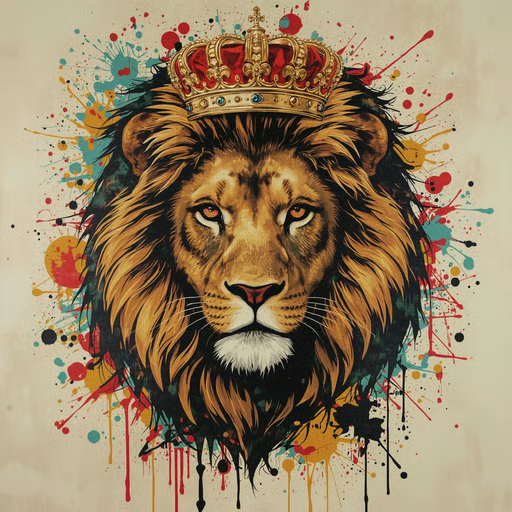
#> input picture 3401/image/lena.jpg, 512 x 512 px, given in place of lena.png, which was not available
$ jupyter execute --allow-errors Basic_Image_Processing_edited.ipynb   (text cells are left out)
#> lines starting #> are read from the running program, lines starting #| are printed output that depends on the picture; pictures that were not available may be replaced by others from this repository, and a replacement may not be noted
[cell 1]
import cv2
import matplotlib.pyplot as plt

[cell 2]
# Opening and Reading an Image
image_path = 'lena.png'
image = cv2.imread(image_path)
#> image is the input picture: shape (512, 512, 3); mean B, G, R 99.9, 129.5, 150.1

print(image.shape, type(image))
#| (512, 512, 3) <class 'numpy.ndarray'>
# Resizing
resized_image = cv2.resize(image, (500, 400))  # Resize to 500x400 pixels
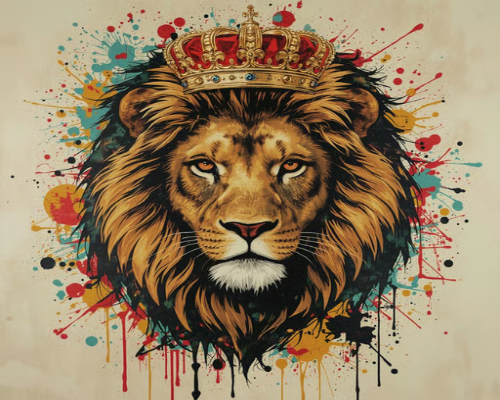
#> resized_image: shape (400, 500, 3); mean B, G, R 99.8, 129.4, 150

# Converting to Grayscale
gray_image = cv2.cvtColor(image, cv2.COLOR_BGR2GRAY)
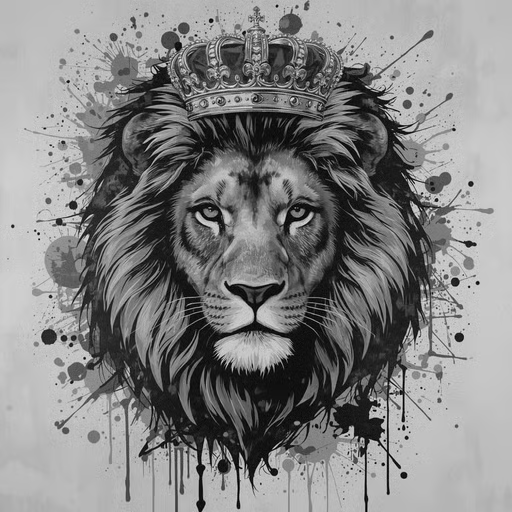
#> gray_image: shape (512, 512); min 0, max 238, mean 132.3

# Displaying Images
plt.figure(figsize=(10, 5))

plt.subplot(121)
plt.imshow(cv2.cvtColor(image, cv2.COLOR_BGR2RGB))  # Convert BGR to RGB for display
plt.title('Original Image')

plt.subplot(122)
plt.imshow(gray_image, cmap='gray')
plt.title('Grayscale Image')

plt.show()
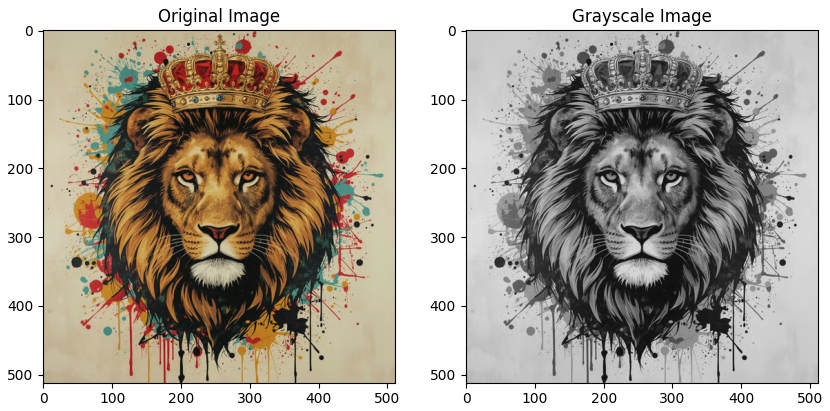
#> figure drawn by matplotlib, 2 panels

$ run again, with 3401/image/61-GWgTxoIL.jpg copied over 3401/image/lena.jpg
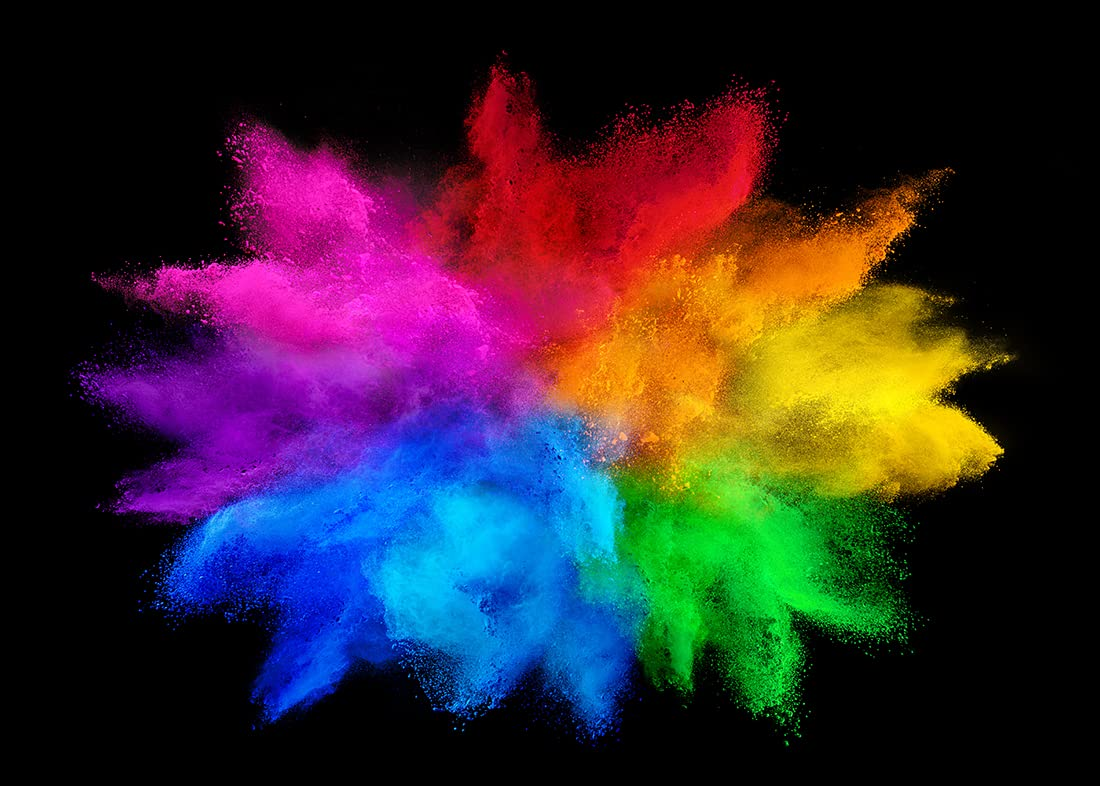
#> input picture 3401/image/61-GWgTxoIL.jpg, 1100 x 786 px, given in place of lena.png, which was not available
#> image is the input picture: shape (786, 1100, 3); mean B, G, R 48.2, 39.3, 53.1
#| (786, 1100, 3) <class 'numpy.ndarray'>
#> `resized_image = cv2.resize(image, (500, 400))`:
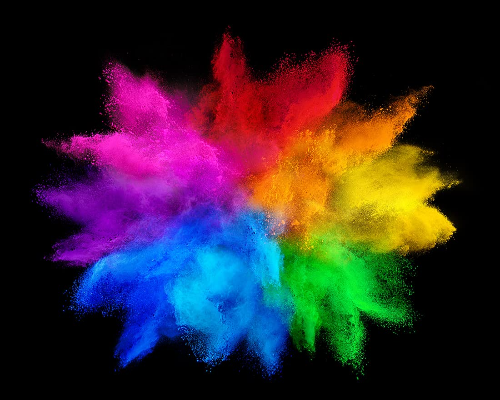
#> resized_image: shape (400, 500, 3); mean B, G, R 48.1, 39.2, 53
#> `plt.show()`:
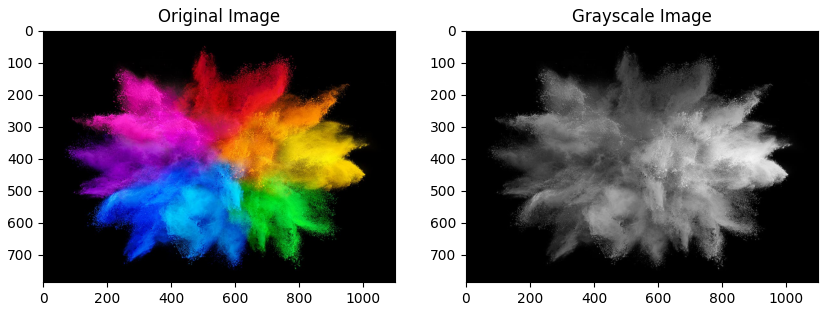
#> figure drawn by matplotlib, 2 panels

$ run again, with 3401/image/Xray_share.jpg copied over 3401/image/lena.jpg
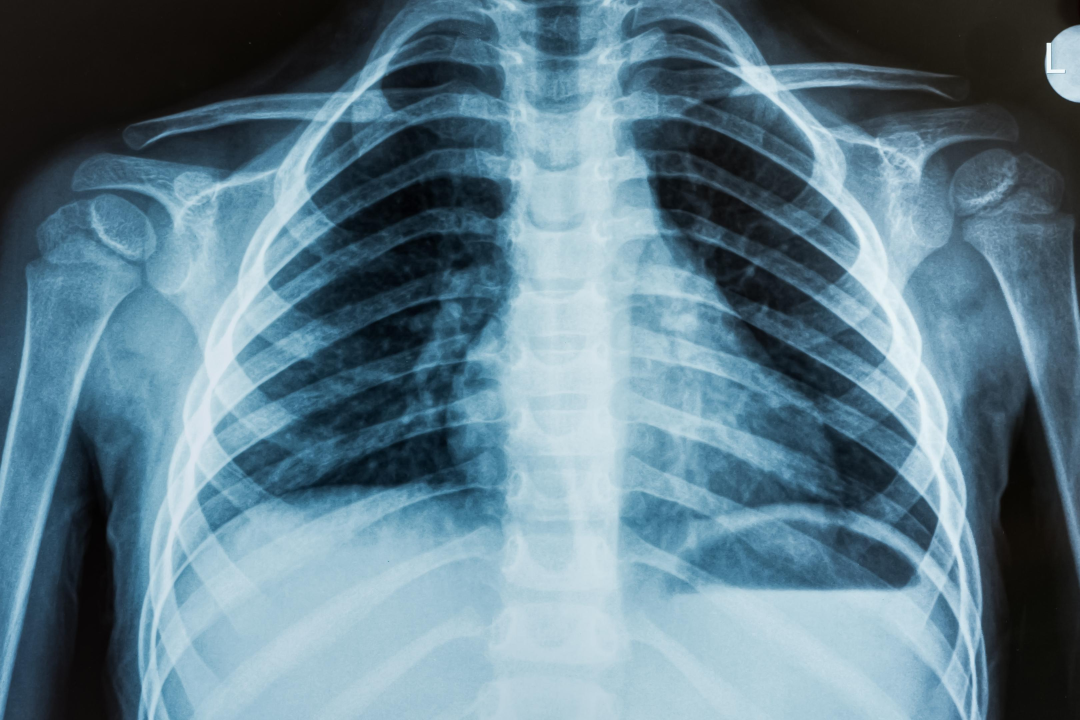
#> input picture 3401/image/Xray_share.jpg, 3240 x 2160 px, given in place of lena.png, which was not available (shown at 1/3 size)
#> image is the input picture: shape (2160, 3240, 3); mean B, G, R 138.7, 124.3, 95.8
#| (2160, 3240, 3) <class 'numpy.ndarray'>
#> `gray_image = cv2.cvtColor(image, cv2.COLOR_BGR2GRAY)`:
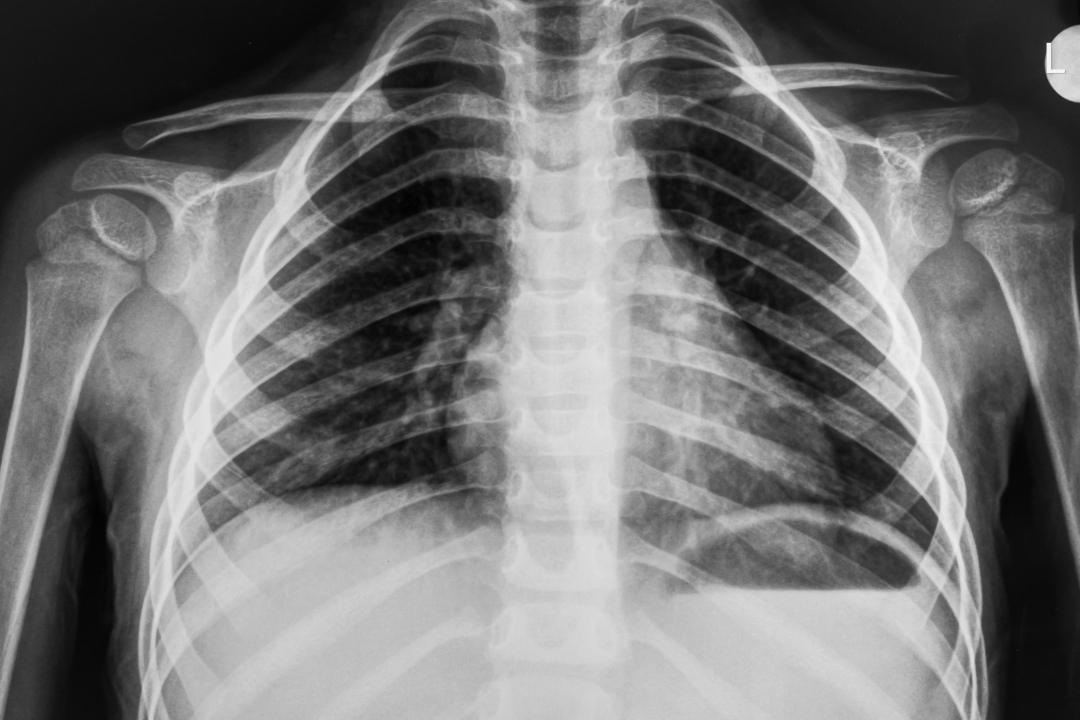
#> gray_image: shape (2160, 3240) (shown at 1/3 size); min 2, max 252, mean 117.5
#> `plt.show()`:
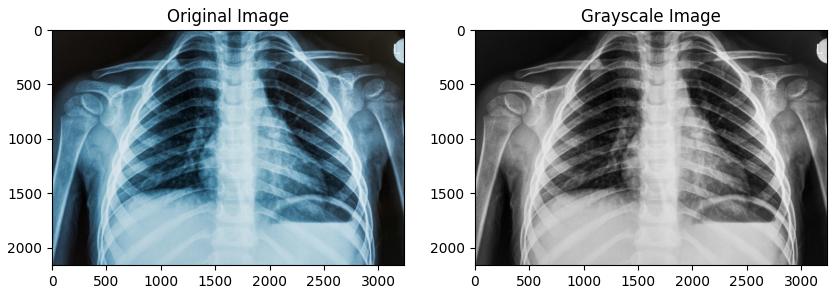
#> figure drawn by matplotlib, 2 panels
